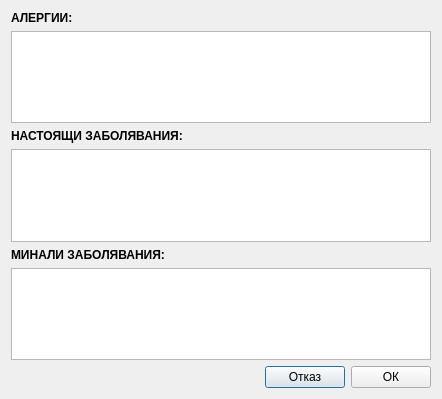
<?xml version="1.0" encoding="UTF-8"?>
<ui version="4.0">
 <class>AllergiesDialog</class>
 <widget class="QDialog" name="AllergiesDialog">
  <property name="geometry">
   <rect>
    <x>0</x>
    <y>0</y>
    <width>442</width>
    <height>399</height>
   </rect>
  </property>
  <property name="windowTitle">
   <string>AllergiesDialog</string>
  </property>
  <property name="modal">
   <bool>true</bool>
  </property>
  <layout class="QVBoxLayout" name="verticalLayout">
   <item>
    <widget class="QLabel" name="label">
     <property name="font">
      <font>
       <pointsize>9</pointsize>
       <bold>true</bold>
      </font>
     </property>
     <property name="text">
      <string>АЛЕРГИИ:</string>
     </property>
    </widget>
   </item>
   <item>
    <widget class="TextEdit" name="allergiesEdit">
     <property name="contextMenuPolicy">
      <enum>Qt::NoContextMenu</enum>
     </property>
     <property name="acceptDrops">
      <bool>false</bool>
     </property>
     <property name="inputMethodHints">
      <set>Qt::ImhNoEditMenu</set>
     </property>
     <property name="tabChangesFocus">
      <bool>true</bool>
     </property>
     <property name="acceptRichText">
      <bool>false</bool>
     </property>
    </widget>
   </item>
   <item>
    <widget class="QLabel" name="label_2">
     <property name="font">
      <font>
       <pointsize>9</pointsize>
       <italic>false</italic>
       <bold>true</bold>
      </font>
     </property>
     <property name="text">
      <string>НАСТОЯЩИ ЗАБОЛЯВАНИЯ:</string>
     </property>
    </widget>
   </item>
   <item>
    <widget class="TextEdit" name="currentEdit">
     <property name="contextMenuPolicy">
      <enum>Qt::NoContextMenu</enum>
     </property>
     <property name="tabChangesFocus">
      <bool>true</bool>
     </property>
     <property name="acceptRichText">
      <bool>false</bool>
     </property>
    </widget>
   </item>
   <item>
    <widget class="QLabel" name="label_3">
     <property name="font">
      <font>
       <pointsize>9</pointsize>
       <bold>true</bold>
      </font>
     </property>
     <property name="text">
      <string>МИНАЛИ ЗАБОЛЯВАНИЯ:</string>
     </property>
    </widget>
   </item>
   <item>
    <widget class="TextEdit" name="pastEdit">
     <property name="contextMenuPolicy">
      <enum>Qt::NoContextMenu</enum>
     </property>
     <property name="tabChangesFocus">
      <bool>true</bool>
     </property>
     <property name="acceptRichText">
      <bool>false</bool>
     </property>
    </widget>
   </item>
   <item>
    <layout class="QHBoxLayout" name="horizontalLayout">
     <item>
      <spacer name="horizontalSpacer">
       <property name="orientation">
        <enum>Qt::Horizontal</enum>
       </property>
       <property name="sizeHint" stdset="0">
        <size>
         <width>40</width>
         <height>20</height>
        </size>
       </property>
      </spacer>
     </item>
     <item>
      <widget class="QPushButton" name="cancelButton">
       <property name="text">
        <string>Отказ</string>
       </property>
      </widget>
     </item>
     <item>
      <widget class="QPushButton" name="okButton">
       <property name="autoFillBackground">
        <bool>false</bool>
       </property>
       <property name="text">
        <string>ОК</string>
       </property>
      </widget>
     </item>
    </layout>
   </item>
  </layout>
 </widget>
 <layoutdefault spacing="6" margin="11"/>
 <customwidgets>
  <customwidget>
   <class>TextEdit</class>
   <extends>QTextEdit</extends>
   <header>View/uiComponents/TextEdit.h</header>
  </customwidget>
 </customwidgets>
 <tabstops>
  <tabstop>allergiesEdit</tabstop>
  <tabstop>currentEdit</tabstop>
  <tabstop>pastEdit</tabstop>
  <tabstop>cancelButton</tabstop>
 </tabstops>
 <resources/>
 <connections/>
</ui>
